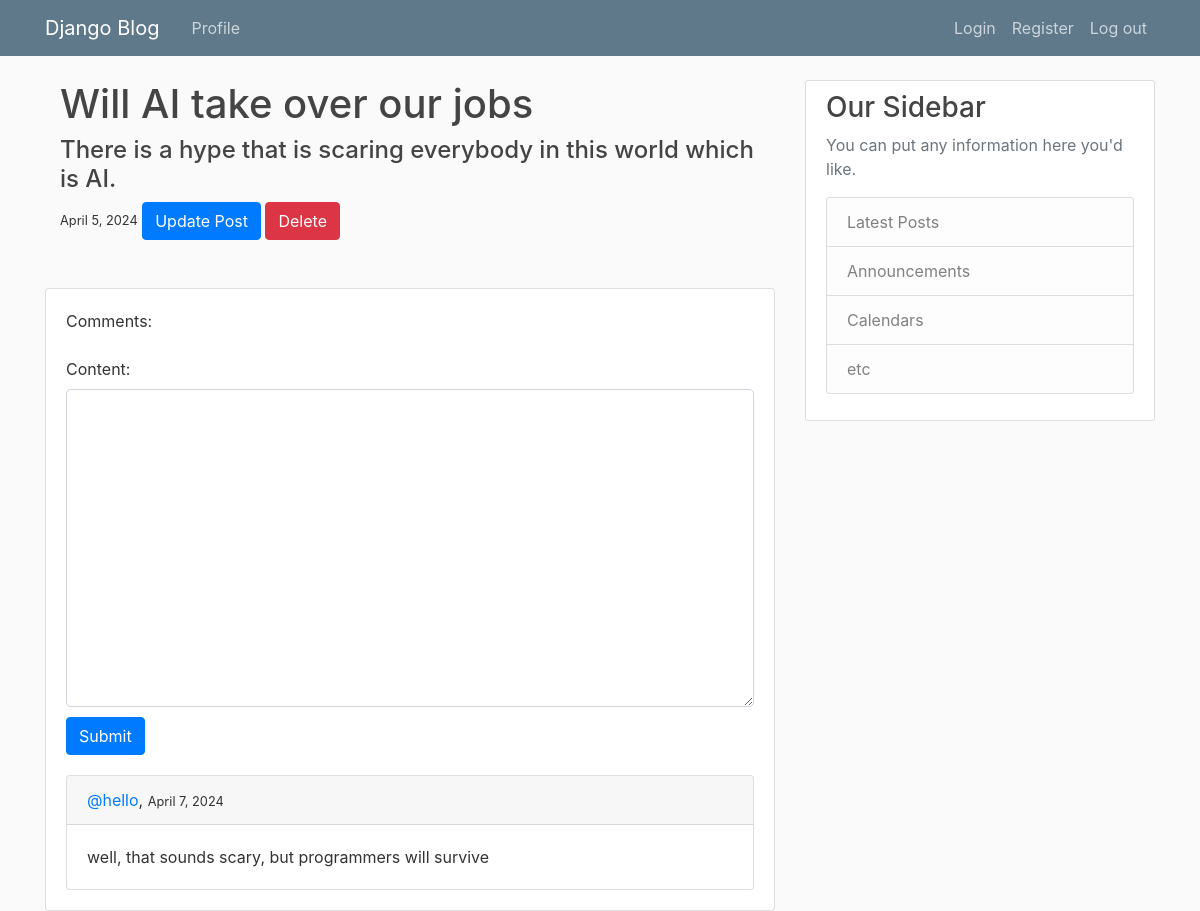
Screenshot of /post/1 (signed in) with the database file from the repository.
### blog/models.py (models this page shows)
class Post(models.Model):
    title = models.CharField(max_length=255)
    content = models.TextField()
    author = models.ForeignKey(User, on_delete=models.CASCADE, null=True, blank=True)
    data = models.DateField(auto_now_add=True)

class Comment(models.Model):
    post = models.ForeignKey(Post, on_delete=models.CASCADE)
    content = models.TextField()
    user = models.ForeignKey(User, on_delete=models.PROTECT)
    date = models.DateField(auto_now_add=True)

### blog/views.py (the view)
# urls.py: path('post/<int:pk>', views.blog, name='post'),
@login_required
def blog(request, pk):
    post = Post.objects.get(pk=pk)
    comments = post.comment_set.all()
    comment_form = CommentForm()
    return render(request, 'post.html', {"post":post, "comments":comments, "comment_form":comment_form})

### blog/forms.py
class CommentForm(ModelForm):
    def __init__(self, *args, **kwargs):
        super().__init__(*args, **kwargs)
        self.fields['content'].widget.attrs['class'] = 'form-control form-control-lg'
    class Meta:
        model = Comment
        fields = ['content']

### blog/templates/post.html (shortened to what this page needs)
{%extends 'base.html'%}
{%block content%}
<div class="container">
    <h1>
        {{post.title}}
    </h1>
    <h4>{{post.content}}</h4>
    <small>{{post.data}}</small>
    {%if user == post.author%} <a href="{%url 'update-post' post.pk%}"><button type="button" class="btn btn-primary">Update Post</button></a> <a href="{%url 'delete-post' post.pk%}"><button type="button" class="btn btn-danger">Delete</button></a>
    {%endif%}
</div>
<br>
<br>
<div class="card">
    <div class="card-body">
      Comments:
      <br>
      <br>
      <form action="{%url 'comment' post.pk%}" method="post" style="margin-bottom: 10px;">
        {{comment_form}}
        <button type="submit" class="btn btn-primary" style="margin-top: 10px; margin-bottom: 10px;">Submit</button>
      </form>
      {%for comment in comments%}
      <div class="card">
        <div class="card-header">
         <a href="{%url 'profile' comment.user.username%}" style="text-decoration: none;">@{{comment.user.username}}</a>, <small>{{comment.date}}</small>
        </div>
        <div class="card-body">
          <p class="card-text">{{comment.content}}</p>
        </div>
      </div>
      {%endfor%}
    </div>
  </div>
{%endblock%}

### blog/static/blog/main.css (style rules this page uses)
body { background: #fafafa; color: #333333; margin-top: 5rem; }
h1, h2, h3, h4, h5, h6 { color: #444444; }

### rows the page displays
Post: title "Will AI take over our jobs", content "There is a hype that is scaring everybody in this world which is AI.", data "April 5, 2024"
Comment: user.username "hello", date "April 7, 2024", content "well, that sounds scary, but programmers will survive"
